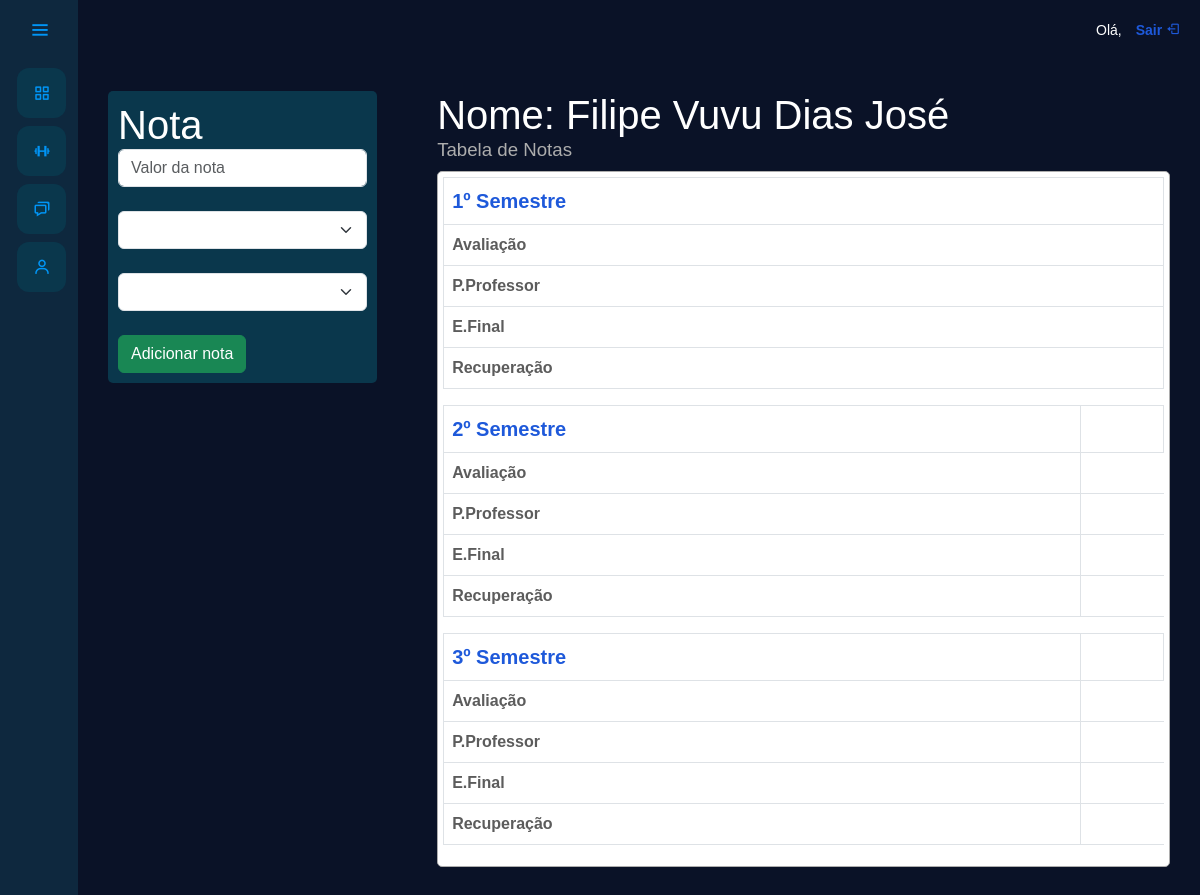
/inserir_notas/4/, run on an earlier commit of the app's database.
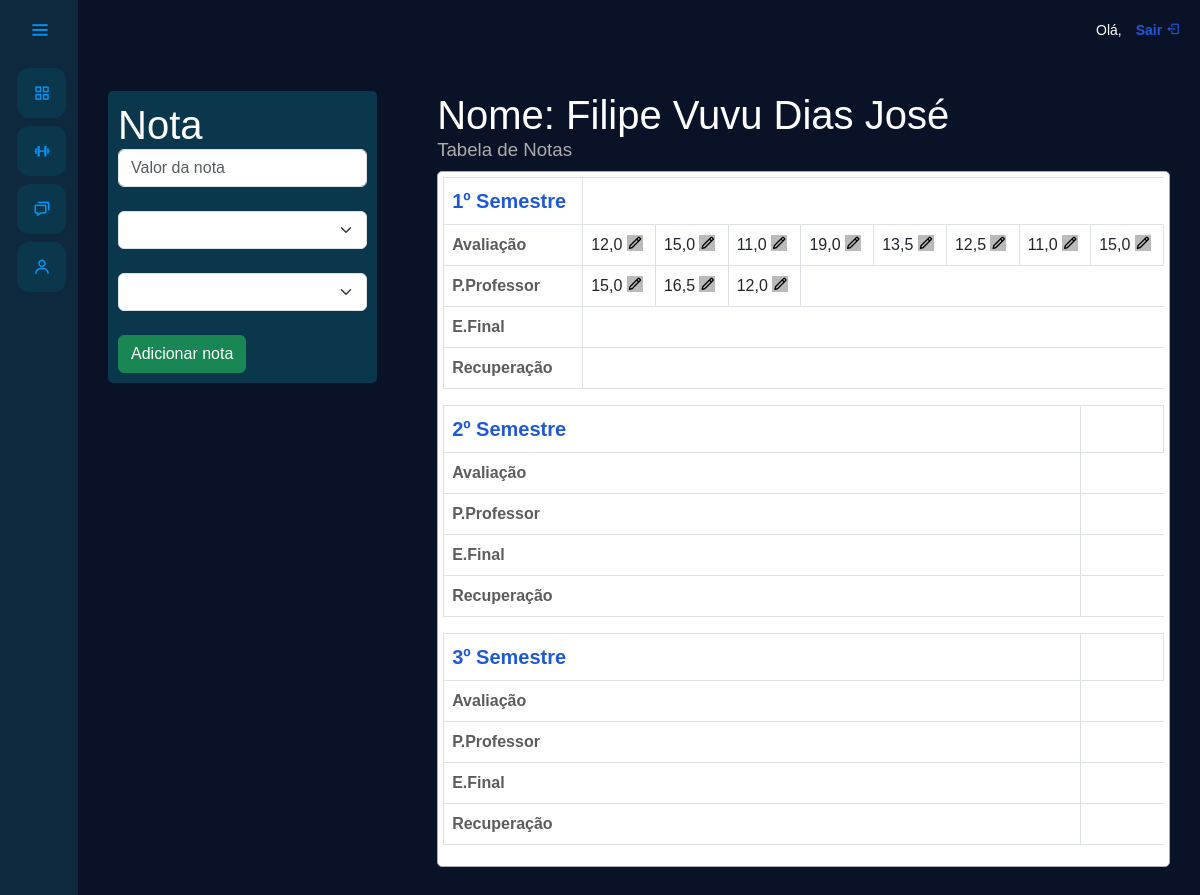
And on a later commit of the database.
### usuarios/models.py (models this page shows, shortened)
class Nota(models.Model):
    SEMESTRE_CHOICES = [
        ('1º Semestre', '1º Semestre'),
        ('2º Semestre', '2º Semestre'),
        ('3º Semestre', '3º Semestre')
    ]
    TIPO_PROVA_CHOICES = [
        ('Avaliação', 'Avaliação'),
        ('Prova do Professor', 'Prova do Professor'),
        ('Exame Final', 'Exame Final'),
        ('Recuperação', 'Recuperação')
    ]
    aluno = models.ForeignKey(Aluno, on_delete=models.CASCADE, related_name="notas")
    professor = models.ForeignKey(Professor, on_delete=models.SET_NULL, null=True, blank=True, related_name="notas_lancadas")
    turma = models.ForeignKey(Turma, on_delete=models.CASCADE, related_name="notas")
    disciplina = models.CharField(max_length=100, verbose_name="Disciplina")
    semestre = models.CharField(max_length=15, choices=SEMESTRE_CHOICES, verbose_name="Semestre")
    tipo_prova = models.CharField(max_length=20, choices=TIPO_PROVA_CHOICES, verbose_name="Tipo de Prova")
    nota = models.DecimalField(max_digits=5, decimal_places=1, verbose_name="Nota")
    data_lancamento = models.DateField(auto_now_add=True, verbose_name="Data de Lançamento")

### usuarios/views.py (the view, shortened to what this page needs)
# urls.py: path('inserir_notas/<str:id_aluno>/', views.inserir_notas, name='inserir_notas'),
@has_role_decorator('professor')
def inserir_notas(request, id_aluno):
    if request.method == 'GET':
        aluno = Aluno.objects.get(id=id_aluno)
        t_prova = Nota.TIPO_PROVA_CHOICES
        semestre = Nota.SEMESTRE_CHOICES
        notas_aluno = Nota.objects.filter(aluno=aluno)
        return render(request, 'inserir_notas.html', {'aluno': aluno, 'tipo_prova': t_prova, 'semestres': semestre, 'all_notas': notas_aluno})

### usuarios/templates/inserir_notas.html (shortened to what the changed rows need)
{% extends "base.html" %}
{% load static %}
{% block 'head' %}
    <link rel="stylesheet" href="{% static 'usuarios/css/tumas.css' %}">
{% endblock %}
{% block 'dashboard_professor' %}
    <div class="container-notas">
        <div id="inserirNotas" class="inserir-Notas">
            <div class="content-add_notas">
                <form action="{% url 'inserir_notas' aluno.id %}" method="POST" class="form-nota">{% csrf_token %}
                    <h1>Nota</h1>
                    <br>
                    <br>
                    <br>
                </form>
            </div>
        </div>
        <div id="tabelaDeNotas" class="tabela-De-Notas">
            <h1>Nome: {{aluno.nome}} {{aluno.sobrenome}}</h1>
            <div class="content-table_notas">
                <table class="table table-bordered table-responsive">
                    <thead class="thead-darck">
                        <tr class="bg-success">
                            <th style="color: #1e59da; font-size: 15pt;" scope="col">1º Semestre</th>
                        </tr>
                    </thead>
                    <tbody>
                        <tr>
                            <th style="color: rgb(92, 92, 92);" scope="row">Avaliação</th>
                            {% for notas in all_notas %}
                                {% if notas.tipo_prova == 'Avaliação' and notas.semestre == '1º Semestre' %}
                                    <td id="valorNota">
                                        {{notas.nota}}
                                        <button
                                            style="background-color: rgb(187, 186, 186); border: none;"
                                            class="bx bx-pencil open-modal"
                                            data-modal="modal-1"
                                            onclick="attNota({{notas.id}})">
                                        </button>
                                    </td>
                                {% endif %}
                            {% endfor %}
                        </tr>
                        <tr>
                            <th style="color: rgb(92, 92, 92);" scope="row">P.Professor</th>
                            {% for notas in all_notas %}
                                {% if notas.tipo_prova == 'Prova do Professor' and notas.semestre == '1º Semestre' %}
                                    <td id="valorNota">
                                        {{notas.nota}}
                                        <button
                                            style="background-color: rgb(187, 186, 186); border: none;"
                                            class="bx bx-pencil open-modal"
                                            data-modal="modal-1"
                                            onclick="attNota({{notas.id}})">
                                        </button>
                                    </td>
                                {% endif %}
                            {% endfor %}
                        </tr>
                        <tr>
                            <th style="color: rgb(92, 92, 92);" scope="row">E.Final</th>
                        </tr>
                        <tr>
                            <th style="color: rgb(92, 92, 92);" scope="row">Recuperação</th>
                        </tr>
                    </tbody>
                </table>
                <table class="table table-bordered table-responsive">
                    <thead class="thead-dark">
                        <tr>
                            <th style="color: #1e59da; font-size: 15pt;" scope="col">2º Semestre</th>
                            <th scope="col"></th>
                        </tr>
                    </thead>
                    <tbody>
                        <tr>
                            <th style="color: rgb(92, 92, 92);" scope="row">Avaliação</th>
                        </tr>
                        <tr>
                            <th style="color: rgb(92, 92, 92);" scope="row">P.Professor</th>
                        </tr>
                        <tr>
                            <th style="color: rgb(92, 92, 92);" scope="row">E.Final</th>
                        </tr>
                        <tr>
                            <th style="color: rgb(92, 92, 92);" scope="row">Recuperação</th>
                        </tr>
                    </tbody>
                </table>
                <table class="table table-bordered table-responsive">
                    <thead class="thead-dark">
                        <tr>
                            <th style="color: #1e59da; font-size: 15pt;" scope="col">3º Semestre</th>
                            <th scope="col"></th>
                        </tr>
                    </thead>
                    <tbody>
                        <tr>
                            <th style="color: rgb(92, 92, 92);" scope="row">Avaliação</th>
                        </tr>
                        <tr>
                            <th style="color: rgb(92, 92, 92);" scope="row">P.Professor</th>
                        </tr>
                        <tr>
                            <th style="color: rgb(92, 92, 92);" scope="row">E.Final</th>
                        </tr>
                        <tr>
                            <th style="color: rgb(92, 92, 92);" scope="row">Recuperação</th>
                        </tr>
                    </tbody>
                </table>
            </div>
        </div>
    </div>
{% endblock %}

What changed in the data, as far as the page shows it:
added Nota: nota "12,0", shown under "Tabela de Notas"
added Nota: nota "15,0", shown under "Tabela de Notas"
added Nota: nota "11,0", shown under "Tabela de Notas"
added Nota: nota "19,0", shown under "Tabela de Notas"
added Nota: nota "13,5", shown under "Tabela de Notas"
added Nota: nota "12,5", shown under "Tabela de Notas"
added Nota: nota "11,0", shown under "Tabela de Notas"
added Nota: nota "15,0", shown under "Tabela de Notas"
added Nota: nota "15,0"
added Nota: nota "16,5"
added Nota: nota "12,0"
